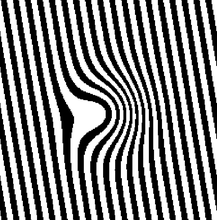
%> input picture untitled2.png, 217 x 220 px, shrunk from 844 x 857 before the run
$ octave test_thinning_fitting_Zernike.m   (GNU Octave 9; MATLAB toolbox functions it lacks are replaced by stand-ins)
%> lines starting %> are read from the running program, lines starting %| are printed output that depends on the picture; in (x1, y1, x2, y2) boxes, pixels count from 0 and x2, y2 are one past the last pixel; in counts of white or black regions, pixels touching at a corner belong together; the program's own positions count from 1
clc; clear; close all;
addpath('./data')
Img_Original = imread('untitled2.png');
%> Img_Original is the input picture: size 220x217x3 uint8; min 0, max 255, mean 130.7

%% === 1. Chuyển ảnh về xám và nhị phân ===
grayImg = rgb2gray(Img_Original);
img = im2double(grayImg);
% figure; imshow(img); title('Ảnh xám');

% Nhị phân hóa bằng ngưỡng Otsu
thresh = graythresh(grayImg);
%> thresh = 0.498
BW_Original = ~imbinarize(grayImg, thresh);  % Đảo màu: nền = 0, vân = 1
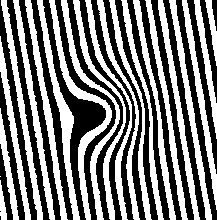
%> BW_Original: size 220x217 logical; 48.6% white; 22 white regions (1 under 20 px), largest, box (x1, y1, x2, y2) and area: (49, 0, 112, 220) 1659, (37, 0, 80, 220) 1570, (61, 0, 120, 220) 1355

%% === 2. Thuật toán làm mảnh (Skeletonization) ===
changing = 1;
[rows, columns] = size(BW_Original);
%> rows = 220; columns = 217
BW_Thinned = BW_Original;

while changing
    BW_Del = ones(rows, columns);
    changing = 0;
    % Step 1
    for i=2:rows-1
        for j = 2:columns-1
            P = [BW_Thinned(i,j) BW_Thinned(i-1,j) BW_Thinned(i-1,j+1) BW_Thinned(i,j+1) BW_Thinned(i+1,j+1) ...
                 BW_Thinned(i+1,j) BW_Thinned(i+1,j-1) BW_Thinned(i,j-1) BW_Thinned(i-1,j-1) BW_Thinned(i-1,j)];
            if (BW_Thinned(i,j) == 1 && sum(P(2:end-1))<=6 && sum(P(2:end-1)) >=2 && ...
                    P(2)*P(4)*P(6)==0 && P(4)*P(6)*P(8)==0)
                A = 0;
                for k = 2:9
                    if P(k) == 0 && P(k+1)==1
                        A = A+1;
                    end
                end
                if (A==1)
                    BW_Del(i,j)=0;
                    changing = 1;
                end
            end
        end
    end
    BW_Thinned = BW_Thinned.*BW_Del;

    % Step 2
    BW_Del = ones(rows, columns);
    for i=2:rows-1
        for j = 2:columns-1
            P = [BW_Thinned(i,j) BW_Thinned(i-1,j) BW_Thinned(i-1,j+1) BW_Thinned(i,j+1) BW_Thinned(i+1,j+1) ...
                 BW_Thinned(i+1,j) BW_Thinned(i+1,j-1) BW_Thinned(i,j-1) BW_Thinned(i-1,j-1) BW_Thinned(i-1,j)];
            if (BW_Thinned(i,j) == 1 && sum(P(2:end-1))<=6 && sum(P(2:end-1)) >=2 && ...
                    P(2)*P(4)*P(8)==0 && P(2)*P(6)*P(8)==0)
                A = 0;
                for k = 2:9
                    if P(k) == 0 && P(k+1)==1
                        A = A+1;
                    end
                end
                if (A==1)
                    BW_Del(i,j)=0;
                    changing = 1;
                end
            end
        end
    end
    BW_Thinned = BW_Thinned.*BW_Del;
end
%> this loop made 7 passes
%> pass 1, `BW_Thinned = BW_Thinned.*BW_Del;`:
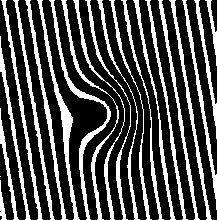
%> BW_Thinned: size 220x217 double; values 0 (black) and 1 (white), 28.8% white; 22 white regions (1 under 20 px), largest, box (x1, y1, x2, y2) and area: (37, 0, 80, 220) 1050, (49, 0, 111, 220) 1035, (25, 0, 68, 220) 841
%> after the loop: BW_Del: size 220x217 double; every value is 1
%> after the loop:
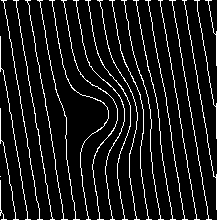
%> BW_Thinned: size 220x217 double; values 0 (black) and 1 (white), 9.2% white in thin lines or dots
%> after the loop, A = 2

%%
BW = BW_Thinned(50:end-50, 50:end-50);
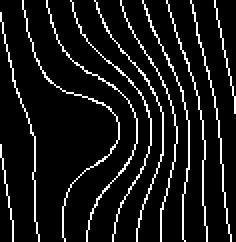
%> BW: size 121x118 double (shown 2 times larger); values 0 (black) and 1 (white), 9.3% white in thin lines or dots
vung_chon = BW;
%% === 4. Chọn 1 vùng để tính độ nghiêng ===
% [15 lines of commented-out code are left out]

[H, theta, rho] = hough(vung_chon);
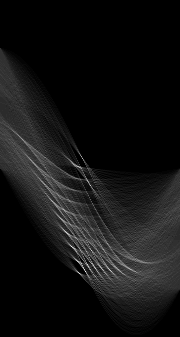
%> H: size 337x180 double; min 0, max 53, mean 3.9; drawn with min black and max white
%> theta = 180 values from -90 to 89; rho = 337 values from -168 to 168
P = houghpeaks(H, 5);
%> P = [272 86; 247 72; 274 80; 265 88; 233 67]
lines = houghlines(vung_chon, theta, rho, P);
%> lines = 4 lines; point1 to point2 (x, y): (109, 55) to (115, 117), (108, 1) to (118, 55), (84, 1) to (100, 50), (72, 2) to (92, 49)

avg_angle = mean([lines.theta]);
%> avg_angle = -14.75
goc_vuong_goc = avg_angle + 90;
%> goc_vuong_goc = 75.25

[H, W] = size(vung_chon);
%> H = 121; W = 118
x_center = W / 2;
%> x_center = 59
y_center = H / 2;
%> y_center = 60.5

slope = tand(goc_vuong_goc);
%> slope = 3.8
x1 = 1;
x2 = W;
%> x2 = 118
y1 = y_center + slope * (x1 - x_center);
%> y1 = -159.8
y2 = y_center + slope * (x2 - x_center);
%> y2 = 284.6

% [6 lines of commented-out code are left out]

%% === 5. Hiển thị số thứ tự vân ===
figure; imshow(BW); hold on;

% B1: Xoay ảnh nhị phân để vân gần thẳng đứng
angle_deg = -90 + goc_vuong_goc;   % Ví dụ: nếu vân nghiêng 20 độ so với trục ngang
%> angle_deg = -14.75
BW_rotated = imrotate(BW, angle_deg, 'bilinear', 'crop');
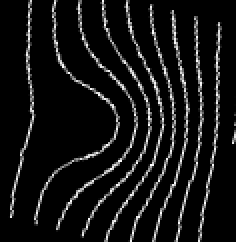
%> BW_rotated: size 121x118 double (shown 2 times larger); min 0, max 1, mean 0.0815

% Cắt biên để tránh viền đen sau khi xoay
BW_rotated = BW_rotated(50:end-50, 50:end-50);

figure; imshow(BW_rotated); title('Ảnh sau khi xoay'); hold on;

% Tìm biên các vùng sáng (vân) trong ảnh nhị phân đã làm mỏng
[B,L] = bwboundaries(BW_rotated, 'noholes');
%> B = 2 boundaries; box (x1, y1, x2, y2) and points: (1, 0, 11, 22) 50, (15, 0, 19, 22) 46

% Labeled cũng có thể dùng để đánh nhãn vùng sáng (không bắt buộc trong đoạn này)
labeled = bwlabel(BW_rotated);

imshow(BW_rotated); hold on;
title('Đánh số từng vân');

for k = 1:length(B)
    boundary = B{k};  % mảng các điểm biên vân thứ k

    % Tính tọa độ trung bình (centroid x, y) của biên
    c = mean(boundary(:,2));  % trung bình cột = x
    r = mean(boundary(:,1));  % trung bình hàng = y

    % Hiển thị số thứ tự tại vị trí centroid
    text(c, r, num2str(k), 'Color','yellow','FontSize',12,'FontWeight','bold');
end
%> this loop made 2 passes
%> (c, r) on passes 1 to 2: (8.08, 10.24), (18.37, 11.04)
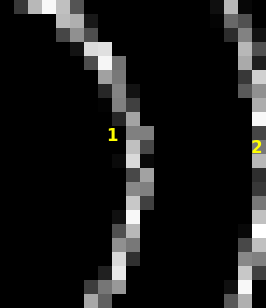
%> figure redrawn from the program's plot data; shown 14 times larger; its title reads 'Đánh số từng vân'


%% === 3. Tái tạo bề mặt 3D từ vân ===
lambda = 632.8e-9; % bước sóng ánh sáng
khoang_cach_van = (lambda / 2)/cos(abs(avg_angle));
%> khoang_cach_van = -5.5e-07

BW = BW_rotated;
L = bwlabel(BW);
num_labels = max(L(:));
%> num_labels = 2

X = []; Y = []; Z = [];

for i = 1:num_labels
    [y, x] = find(L == i);
    z = ones(size(x)) * (i-1) * khoang_cach_van;
    X = [X; x];
    Y = [Y; y];
    Z = [Z; z];
end
%> this loop made 2 passes
%> after the loop, X = 93 values from 2 to 19; Y = 93 values, max 22 at index 16, min 1 at index 1, mean 10.48; Z = 93 values, max 0 at index 1, min -5.5e-07 at index 56, mean -2.25e-07

[xq, yq] = meshgrid(1:size(BW,2), 1:size(BW,1));
%> (the run ends here)
